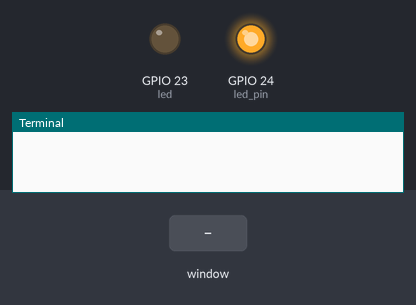
Bench run of a program on a simulated Raspberry Pi (BCM pin numbers). Shown: output pins drawn as LEDs (lit = HIGH), the last lines printed to the terminal. The inputs (shaded band) are chosen by the test bench. The desktop window is not drawn, its controls go by their first labels and the mouse button is held 0.15 s.

Above: at 1.2 s.
1.3 s: slider 1 in the window set to 50
At 2.5 s:
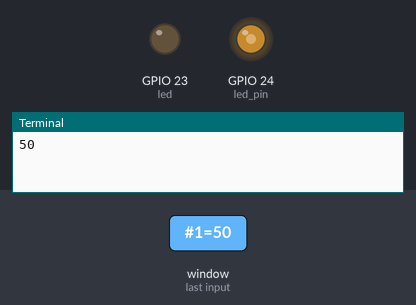
2.8 s: slider 1 in the window set to 100
At 3.7 s:
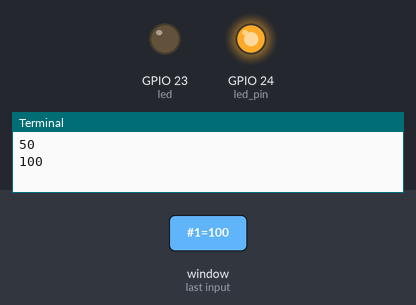
4.3 s: slider 1 in the window set to 0
At 4.8 s:
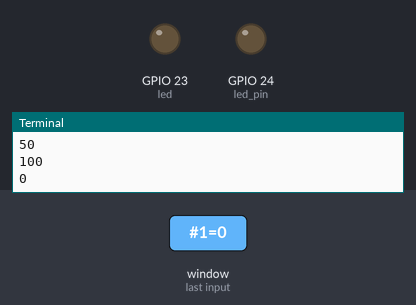
5.8 s: control labelled "LED Toggle" in the window clicked
At 7.0 s:
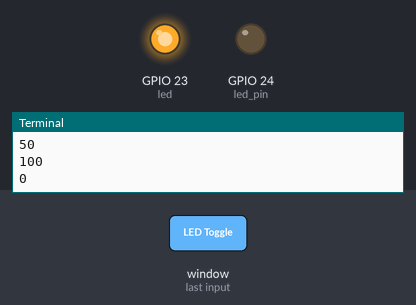
7.3 s: slider 1 in the window set to 25
At 8.3 s:
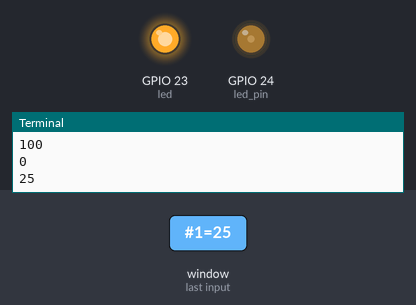
8.8 s: slider 1 in the window set to 50
At 9.4 s:
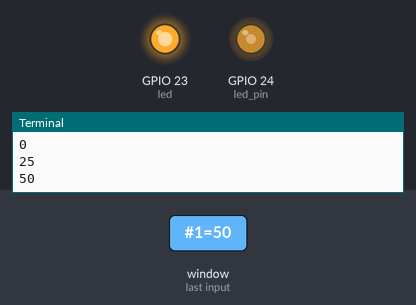
Timing chart, 0 to 11.3 s (numbered marks = the images above; inputs shaded):
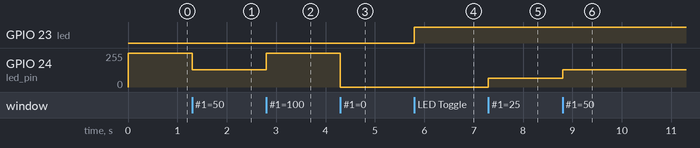

Measured:
- after the input at 1.3 s, GPIO 24 (led_pin): 255/255 → 128/255 at once
- after the input at 2.8 s, GPIO 24 (led_pin): 128/255 → 255/255 at once
- after the input at 4.3 s, GPIO 24 (led_pin): 255/255 → 0/255 at once
- after the input at 5.8 s, GPIO 23 (led): LOW → HIGH at once
- after the input at 7.3 s, GPIO 24 (led_pin): 0/255 → 64/255 at once
- after the input at 8.8 s, GPIO 24 (led_pin): 64/255 → 128/255 at once

The program:

led_slider.py
```python
# -*- coding: utf-8 -*-

# Form implementation generated from reading ui file 'led_slider.ui'
#
# Created by: PyQt5 UI code generator 5.12.1
#
# WARNING! All changes made in this file will be lost!

from PyQt5 import QtCore, QtGui, QtWidgets
'''user code'''
from gpiozero import LED
import RPi.GPIO as GPIO

GPIO.setmode(GPIO.BCM)
led = LED(23)

led_pin=24
GPIO.setup(led_pin,GPIO.OUT)
pwm=GPIO.PWM(led_pin, 100)
pwm.start(100)

def ledToggle():
    if led.is_lit:
        led.off()
    else:
        led.on()
'''user code'''

class Ui_MainWindow(object):
    def setupUi(self, MainWindow):
        MainWindow.setObjectName("MainWindow")
        MainWindow.resize(539, 339)
        self.centralwidget = QtWidgets.QWidget(MainWindow)
        self.centralwidget.setObjectName("centralwidget")
        self.pushButton = QtWidgets.QPushButton(self.centralwidget)
        self.pushButton.setGeometry(QtCore.QRect(180, 110, 191, 111))
        font = QtGui.QFont()
        font.setPointSize(10)
        self.pushButton.setFont(font)
        self.pushButton.setObjectName("pushButton")

        self.verticalSlider = QtWidgets.QSlider(self.centralwidget)

        '''user code'''
        self.verticalSlider.setMinimum(0)
        self.verticalSlider.setMaximum(100)
        self.verticalSlider.setValue(100)
        '''user code'''

        self.verticalSlider.setGeometry(QtCore.QRect(40, 60, 81, 231))
        self.verticalSlider.setOrientation(QtCore.Qt.Vertical)
        self.verticalSlider.setObjectName("verticalSlider")
        MainWindow.setCentralWidget(self.centralwidget)
        self.statusbar = QtWidgets.QStatusBar(MainWindow)
        self.statusbar.setObjectName("statusbar")
        MainWindow.setStatusBar(self.statusbar)

        self.retranslateUi(MainWindow)
        QtCore.QMetaObject.connectSlotsByName(MainWindow)

    def retranslateUi(self, MainWindow):
        _translate = QtCore.QCoreApplication.translate
        MainWindow.setWindowTitle(_translate("MainWindow", "Message Box"))
        self.pushButton.setText(_translate("MainWindow", "LED Toggle"))
        '''user code'''
        self.pushButton.clicked.connect(ledToggle)
        self.verticalSlider.valueChanged.connect(self.sliderMov)

    def sliderMov(self):
        value = self.verticalSlider.value()
        print(value)
        pwm.ChangeDutyCycle(value)
        '''user code'''

'''user code'''
import sys
app = QtWidgets.QApplication(sys.argv)
MainWindow = QtWidgets.QMainWindow()
ui = Ui_MainWindow()
ui.setupUi(MainWindow)
MainWindow.show()
sys.exit(app.exec_())
'''user code'''
```
